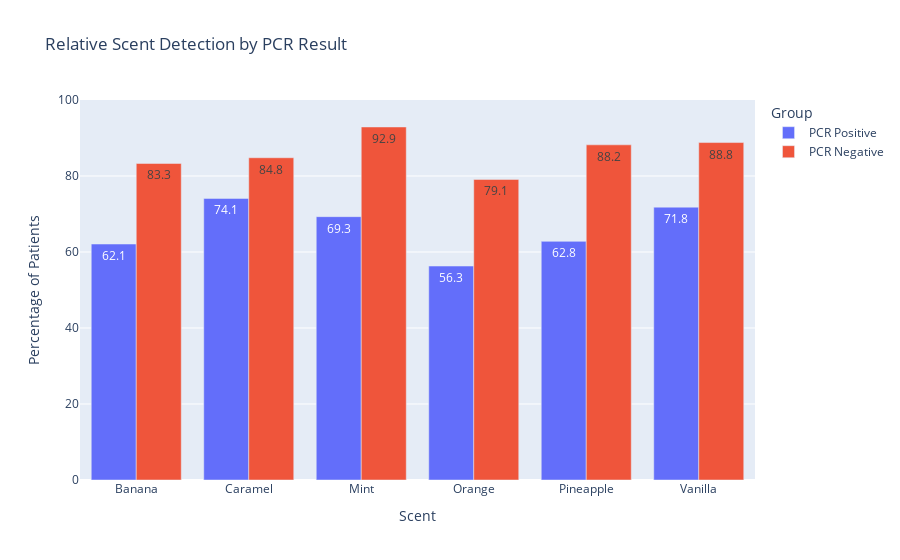

The notebook cell saved with this chart:
### Code cell
fig = px.bar(
    scent_df,
    x="Scent",
    y="Percentage",
    color="Group",
    barmode="group",
    labels={"Percentage": "Percentage of Patients"},
    title="Relative Scent Detection by PCR Result",
    text="Percentage",
    range_y=[0, 100],
)
fig.show()

### Figure 1 — Plotly figure (JSON) as saved in the notebook; plotly's stock layout.template omitted (floating-point values rounded to 4 significant figures)
{"data": [{"alignmentgroup": "True", "hovertemplate": "Group=PCR Positive<br>Scent=%{x}<br>Percentage of Patients=%{text}<extra></extra>", "legendgroup": "PCR Positive", "marker": {"color": "#636efa", "pattern": {"shape": ""}}, "name": "PCR Positive", "offsetgroup": "PCR Positive", "orientation": "v", "showlegend": true, "text": [62.1, 74.1, 69.3, 56.3, 62.8, 71.8], "textposition": "auto", "type": "bar", "x": ["Banana", "Caramel", "Mint", "Orange", "Pineapple", "Vanilla"], "xaxis": "x", "y": [62.1, 74.1, 69.3, 56.3, 62.8, 71.8], "yaxis": "y"}, {"alignmentgroup": "True", "hovertemplate": "Group=PCR Negative<br>Scent=%{x}<br>Percentage of Patients=%{text}<extra></extra>", "legendgroup": "PCR Negative", "marker": {"color": "#EF553B", "pattern": {"shape": ""}}, "name": "PCR Negative", "offsetgroup": "PCR Negative", "orientation": "v", "showlegend": true, "text": [83.3, 84.8, 92.9, 79.1, 88.2, 88.8], "textposition": "auto", "type": "bar", "x": ["Banana", "Caramel", "Mint", "Orange", "Pineapple", "Vanilla"], "xaxis": "x", "y": [83.3, 84.8, 92.9, 79.1, 88.2, 88.8], "yaxis": "y"}], "layout": {"barmode": "group", "legend": {"title": {"text": "Group"}, "tracegroupgap": 0}, "title": {"text": "Relative Scent Detection by PCR Result"}, "xaxis": {"anchor": "y", "domain": [0, 1], "title": {"text": "Scent"}}, "yaxis": {"anchor": "x", "domain": [0, 1], "range": [0, 100], "title": {"text": "Percentage of Patients"}}}}
